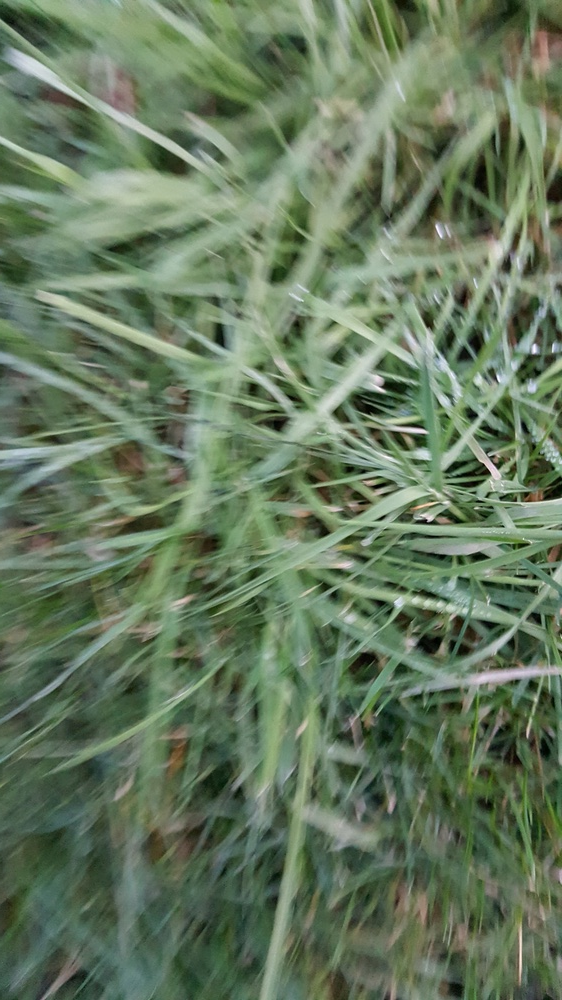
//> input picture RobotController/SensorLib/ArduCamDriver/TestPics/Grass1.jpg, 562 x 1000 px, shrunk from 2988 x 5312 before the run
$ ./GrassDetectionTests   (built with g++ and OpenCV 4)
//> lines starting //> are read from the running program, lines starting //| are printed output that depends on the picture; after the words box and inside, x2 and y2 are one past the last pixel; in counts of white or black regions, pixels touching at a corner belong together
### RobotController/SensorLib/GrassDetection.h
#pragma once
#include "SensorBase.h"
#include <vector>
#include "dirent.h"
#include <sstream>
#include <algorithm>
#include <iostream>
#include <fstream>

// Set HAS_OPENCV in SensorBase.h if you want to include this

#ifdef HAS_OPENCV
#include <raspicam/raspicam_cv.h>
#include <opencv2/opencv.hpp>
#include <opencv2/highgui/highgui.hpp>
#include <opencv2/core/core.hpp>
#include <opencv2/core/persistence.hpp>
#include "opencv2/imgproc/imgproc.hpp"

#define TRAINING_DIR "/usr/local/Robot/Detection"
#define TRAINING_FILE "/usr/local/Robot/Detection/trainedFiles.xml"
#define TRAINING_VOCAB "/usr/local/Robot/Detection/vocab.xml"
#define TRAINING_DICT_SIZE 500

class GrassDetection : public SensorBase
{
	public:
		GrassDetection(RobotLib *robotLib);
		device_type_t getDeviceType() override
		{
			return DEVICETYPE_SENSOR;
		}
		std::string getDeviceName() override
		{
			return "GrassSensor";
		}
		std::string getDeviceDescription() override
		{
			return "Grass Sensor using Raspicam";
		}
		sensors_type_t getSensorType() override
		{
			return SENSOR_TYPE_IMAGING;
		}
		bool getEvent(sensors_event_t *event) override;

	private:
		double grassThreshold;
		bool init();
		void getThreshold();
		SensorBase *imageSensor;
		bool initialized;
		std::vector<std::string> getImageFiles(std::string directory);
		bool needRetraining(std::vector<std::string> availableFiles);
		void writeTrainedFiles(std::vector<std::string> filesTrained);
		raspicam::RaspiCam_Cv camera;
};

#endif

### RobotController/GrassDetectionTests/GrassDetectionTests.h
#pragma once
#include "../../RobotLib/RobotLib.h"
#include "../SensorLib/SensorLib.h"
#include "../SensorLib/GrassDetection.h"

#include "opencv2/highgui/highgui_c.h"
#include "opencv2/imgproc/imgproc.hpp"
#include "opencv2/core/core.hpp"
#include "opencv2/calib3d/calib3d.hpp"
#include <iostream>
#include <vector>

### RobotController/GrassDetectionTests/GrassDetectionTests.cpp
#include "GrassDetectionTests.h"

double analysePctForRange(int lowerBound, int upperBound, cv::Mat inputImage)
{
	cv::Mat testImage;
	cv::inRange(inputImage, cv::Scalar(44, 90, 30), cv::Scalar(76, 255, 255), testImage);
	int num=cv::countNonZero(testImage);
	int total = testImage.rows*testImage.cols;
	double pct = static_cast<double>(num) / static_cast<double>(total) ;
	return pct;
}

cv::Mat convertHSV(std::string file)
{
	cv::Mat image = cv::imread(file);
	cv::Mat HSV;
	int dilation_size = 4;
	cv::blur(image, image, cv::Size(2, 2));
	cv::cvtColor(image, HSV, CV_BGR2HSV);
	return HSV;
}

double boundingCoverage(cv::Mat HSV)
{
	cv::Mat greenMask;
	cv::inRange(HSV, cv::Scalar(44, 90, 30), cv::Scalar(76, 255, 255),greenMask);
	cv::Mat obstacle;
	obstacle = 255 - greenMask;
	cv::morphologyEx(obstacle, obstacle, cv::MORPH_CLOSE, cv::getStructuringElement(cv::MORPH_RECT, cv::Size(5, 5)));
	std::vector<std::vector<cv::Point> > contours;
	cv::findContours(obstacle, contours, CV_RETR_EXTERNAL, CV_CHAIN_APPROX_SIMPLE);
	double pct = 0;
	int total = HSV.cols*HSV.rows;
	for (size_t i = 0; i < contours.size(); i++)
	{
		cv::Rect rr = cv::boundingRect(contours[i]);
		pct += static_cast<double>(rr.area()) / static_cast<double>(total) ;
	}
	return pct;
}

int main(int argc, char *argv[])
{
	cv::Mat HSV = convertHSV("/usr/local/Robot/Detection/Grass1.jpg");
//> in convertHSV, image is the input picture: 1000 rows x 562 cols, CV_8UC3; mean B, G, R 94.3, 120.6, 101.8
//> in convertHSV, `cv::cvtColor(image, HSV, CV_BGR2HSV);`: HSV: 1000 rows x 562 cols, CV_8UC3; mean H, S, V 53, 65, 121.3
	float pct = analysePctForRange(38, 106, HSV);
//> in analysePctForRange, `cv::inRange(inputImage, cv::Scalar(44, 90, 30), cv::Scalar(76, 255, 25..`:
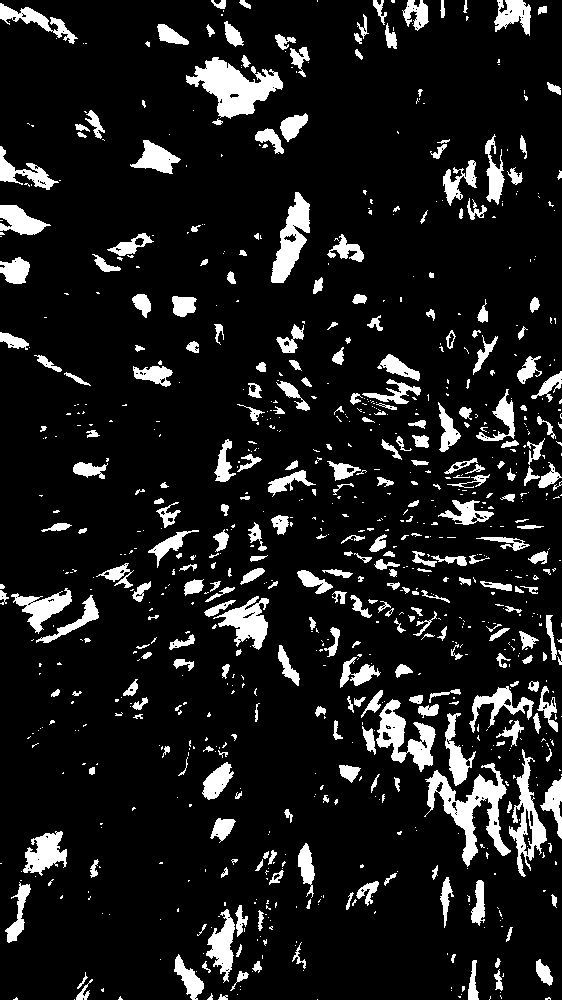
//> testImage: 1000 rows x 562 cols, CV_8UC1; 11.2% white; 888 white regions (576 under 20 px), largest, box (x1, y1, x2, y2) and area: (186, 57, 283, 119) 2890, (424, 763, 511, 867) 2850, (376, 699, 436, 772) 1828
//> in analysePctForRange, `int num=cv::countNonZero(testImage);`: num = 62695
//> in analysePctForRange, `double pct = static_cast<double>(num) / static_cast<double>(total) ;`: pct = 0.112
//> pct = 0.112
	float boundingArea = boundingCoverage(HSV);
//> in boundingCoverage, `cv::morphologyEx(obstacle, obstacle, cv::MORPH_CLOSE, cv::getStructuri..`: obstacle: 1000 rows x 562 cols, CV_8UC1; 92.7% white; 215 black regions (3 under 20 px)
//> in boundingCoverage, `cv::findContours(obstacle, contours, CV_RETR_EXTERNAL, CV_CHAIN_APPROX..`: contours = 4 contours, 3 with area under 20; largest, box (x1, y1, x2, y2) and area: (0, 0, 562, 1000) 556066
//> the loop in boundingCoverage, `for (size_t i = 0; i < contours.size(); i++)` made 4 passes
//> (rr, pct) on passes 1 to 4: (Rect(559, 801, 3, 16), 8.54e-05), (Rect(553, 798, 1, 2), 8.9e-05), (Rect(523, 10, 1, 5), 9.79e-05), (Rect(0, 0, 562, 1000), 1)
//> after the loop in boundingCoverage, `for (size_t i = 0; i < contours.size(); i++)`: pct = 1
//> boundingArea = 1
	std::cout << "Grass1.jpg: " << pct << "\n";
//| Grass1.jpg: 0.111557
	std::cout << "Bounding Area " << boundingArea << "\n";
//| Bounding Area 1.0001

	HSV = convertHSV("/usr/local/Robot/Detection/Grass2.jpg");
//> call 2 of convertHSV, with file = "/usr/local/Robot/Detection/Grass2.jpg"
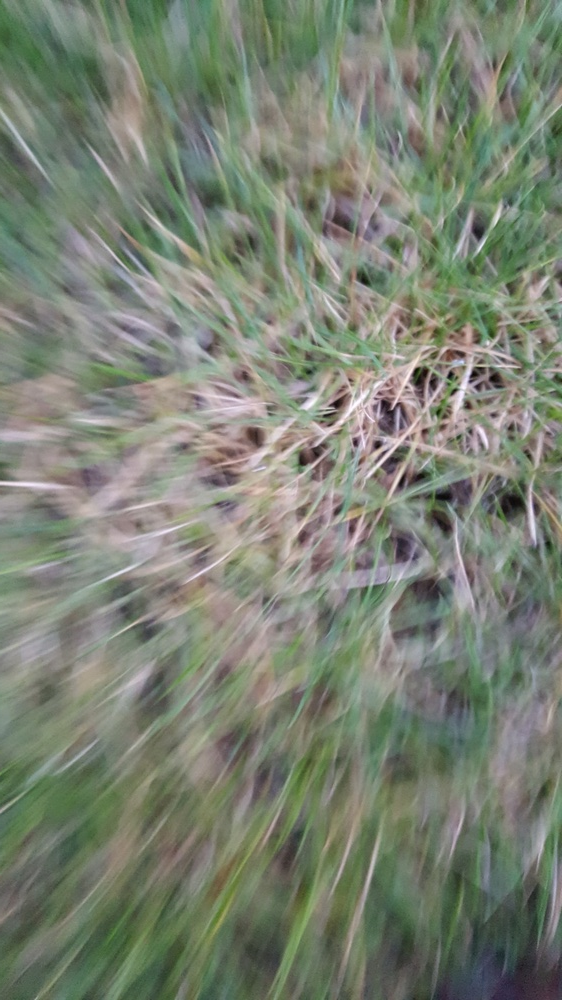
//> input picture RobotController/SensorLib/ArduCamDriver/TestPics/Grass2.jpg, 562 x 1000 px, shrunk from 2988 x 5312 before the run
//> in convertHSV, image is the input picture: 1000 rows x 562 cols, CV_8UC3; mean B, G, R 114.5, 129.5, 122.4
//> in convertHSV (call 2), `cv::cvtColor(image, HSV, CV_BGR2HSV);`: HSV: 1000 rows x 562 cols, CV_8UC3; mean H, S, V 54.8, 39.8, 132.8
	pct = analysePctForRange(38, 106, HSV);
//> in analysePctForRange (call 2), `cv::inRange(inputImage, cv::Scalar(44, 90, 30), cv::Scalar(76, 255, 25..`: testImage: 1000 rows x 562 cols, CV_8UC1; 2% white; 206 white regions (136 under 20 px), largest, box (x1, y1, x2, y2) and area: (95, 903, 144, 966) 1196, (146, 910, 186, 1000) 1100, (0, 13, 44, 71) 787
//> pct = 0.0203
	std::cout << "Grass2.jpg: " << pct << "\n";
//| Grass2.jpg: 0.0202829
	boundingArea = boundingCoverage(HSV);
//> in boundingCoverage (call 2), `cv::morphologyEx(obstacle, obstacle, cv::MORPH_CLOSE, cv::getStructuri..`: obstacle: 1000 rows x 562 cols, CV_8UC1; 98.8% white; 45 black regions
//> in boundingCoverage (call 2), `cv::findContours(obstacle, contours, CV_RETR_EXTERNAL, CV_CHAIN_APPROX..`: contours = 1 contour; box (x1, y1, x2, y2) and area: (0, 0, 562, 1000) 559606
//> the loop in boundingCoverage (call 2), `for (size_t i = 0; i < contours.size(); i++)` made 1 pass
	std::cout << "Bounding Area " << boundingArea << "\n";
//| Bounding Area 1

	HSV = convertHSV("/usr/local/Robot/Detection/Grass3.jpg");
//> call 3 of convertHSV, with file = "/usr/local/Robot/Detection/Grass3.jpg"
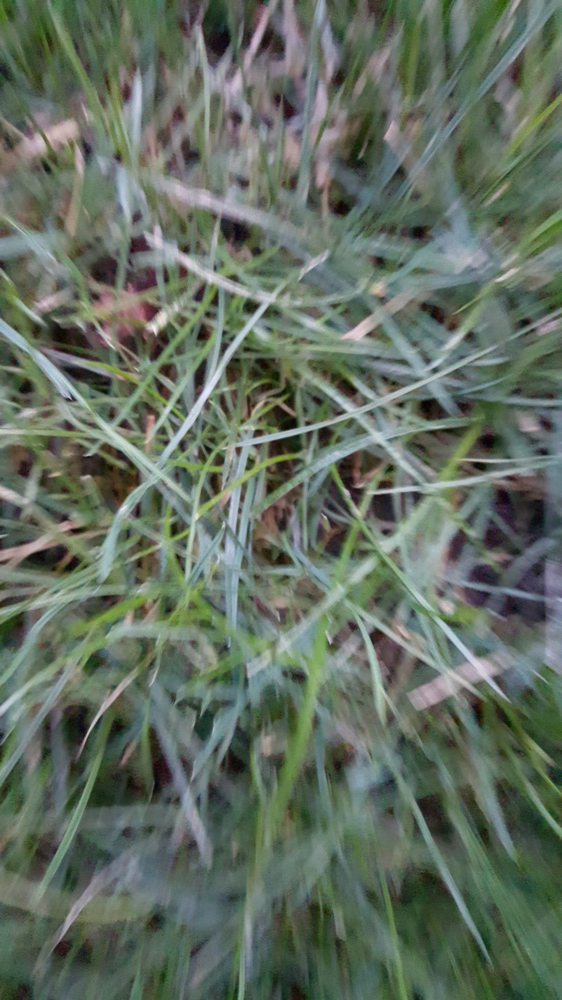
//> input picture RobotController/SensorLib/ArduCamDriver/TestPics/Grass3.jpg, 562 x 1000 px, shrunk from 2988 x 5312 before the run
//> in convertHSV, image is the input picture: 1000 rows x 562 cols, CV_8UC3; mean B, G, R 96.7, 110, 98.1
//> in convertHSV (call 3), `cv::cvtColor(image, HSV, CV_BGR2HSV);`: HSV: 1000 rows x 562 cols, CV_8UC3; mean H, S, V 65.2, 51.6, 112.8
	pct = analysePctForRange(38, 106, HSV);
//> in analysePctForRange (call 3), `cv::inRange(inputImage, cv::Scalar(44, 90, 30), cv::Scalar(76, 255, 25..`: testImage: 1000 rows x 562 cols, CV_8UC1; 5.7% white; 569 white regions (390 under 20 px), largest, box (x1, y1, x2, y2) and area: (462, 933, 560, 1000) 2028, (272, 679, 313, 825) 1751, (401, 881, 446, 952) 1387
//> pct = 0.0567
	std::cout << "Grass3.jpg: " << pct << "\n";
//| Grass3.jpg: 0.0567313
	boundingArea = boundingCoverage(HSV);
//> in boundingCoverage (call 3), `cv::morphologyEx(obstacle, obstacle, cv::MORPH_CLOSE, cv::getStructuri..`: obstacle: 1000 rows x 562 cols, CV_8UC1; 96.2% white; 109 black regions (3 under 20 px)
//> in boundingCoverage (call 3), `cv::findContours(obstacle, contours, CV_RETR_EXTERNAL, CV_CHAIN_APPROX..`: contours = 4 contours; box (x1, y1, x2, y2) and area: (0, 0, 562, 1000) 550380, (498, 981, 508, 1000) 83, (0, 987, 8, 1000) 58, (559, 897, 562, 912) 28
	std::cout << "Bounding Area " << boundingArea << "\n";
//| Bounding Area 1.0006

	HSV = convertHSV("/usr/local/Robot/Detection/NonGrass/Gravel-Non-Grass.jpg");
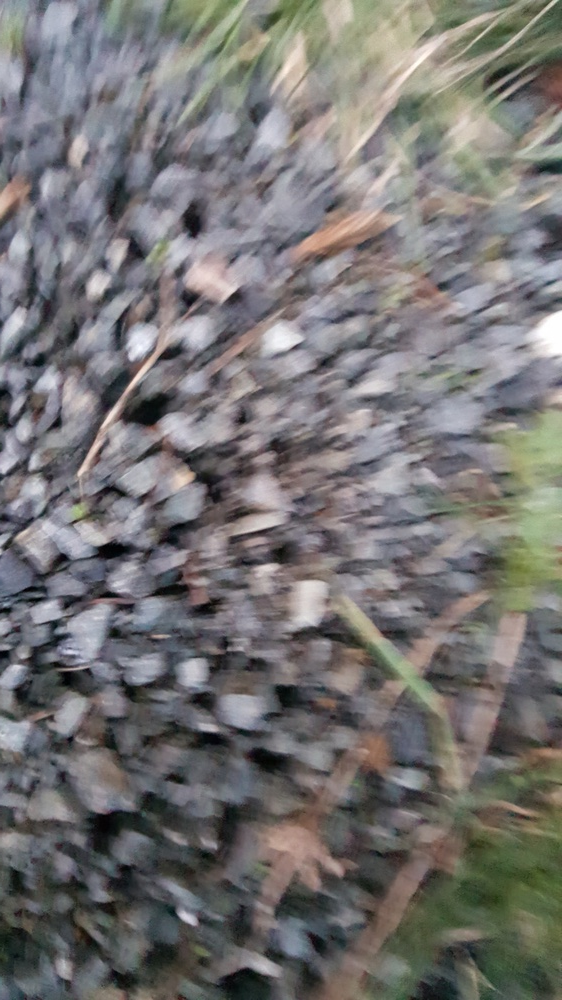
//> input picture RobotController/SensorLib/ArduCamDriver/TestPics/Gravel-Non-Grass.jpg, 562 x 1000 px, shrunk from 2988 x 5312 before the run
//> in convertHSV, image is the input picture: 1000 rows x 562 cols, CV_8UC3; mean B, G, R 115.1, 115.7, 117.5
//> in convertHSV (call 4), `cv::cvtColor(image, HSV, CV_BGR2HSV);`: HSV: 1000 rows x 562 cols, CV_8UC3; mean H, S, V 86.9, 30.3, 123.6
	pct = analysePctForRange(38, 106, HSV);
//> in analysePctForRange (call 4), `cv::inRange(inputImage, cv::Scalar(44, 90, 30), cv::Scalar(76, 255, 25..`: testImage: 1000 rows x 562 cols, CV_8UC1; 0.4% white; 43 white regions (35 under 20 px), largest, box (x1, y1, x2, y2) and area: (458, 850, 521, 918) 1542, (437, 905, 462, 927) 216, (550, 874, 562, 889) 140
//> pct = 0.00397
	std::cout << "Gravel-Non-Grass.jpg: " << pct << "\n";
//| Gravel-Non-Grass.jpg: 0.00397153
	boundingArea = boundingCoverage(HSV);
//> in boundingCoverage (call 4), `cv::morphologyEx(obstacle, obstacle, cv::MORPH_CLOSE, cv::getStructuri..`:
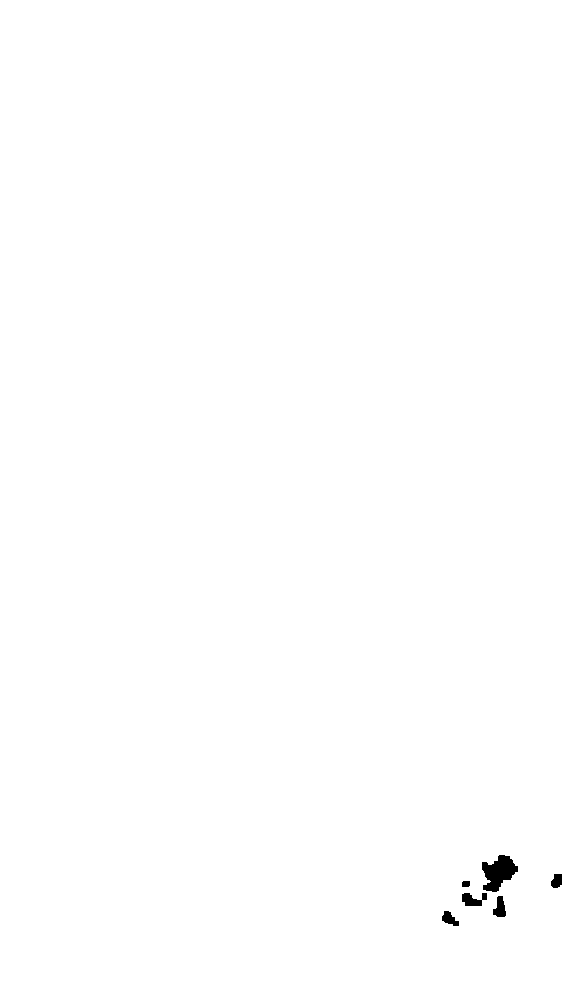
//> obstacle: 1000 rows x 562 cols, CV_8UC1; 99.7% white; 6 black regions
//> in boundingCoverage (call 4), `cv::findContours(obstacle, contours, CV_RETR_EXTERNAL, CV_CHAIN_APPROX..`: contours = 1 contour; box (x1, y1, x2, y2) and area: (0, 0, 562, 1000) 560304
//> the loop in boundingCoverage (call 4), `for (size_t i = 0; i < contours.size(); i++)` made 1 pass
//> after the loop in boundingCoverage (call 4), `for (size_t i = 0; i < contours.size(); i++)`: pct = 1
	std::cout << "Bounding Area " << boundingArea << "\n";
//| Bounding Area 1

	HSV = convertHSV("/usr/local/Robot/Detection/NonGrass/Gravel-Non-Grass2.jpg");
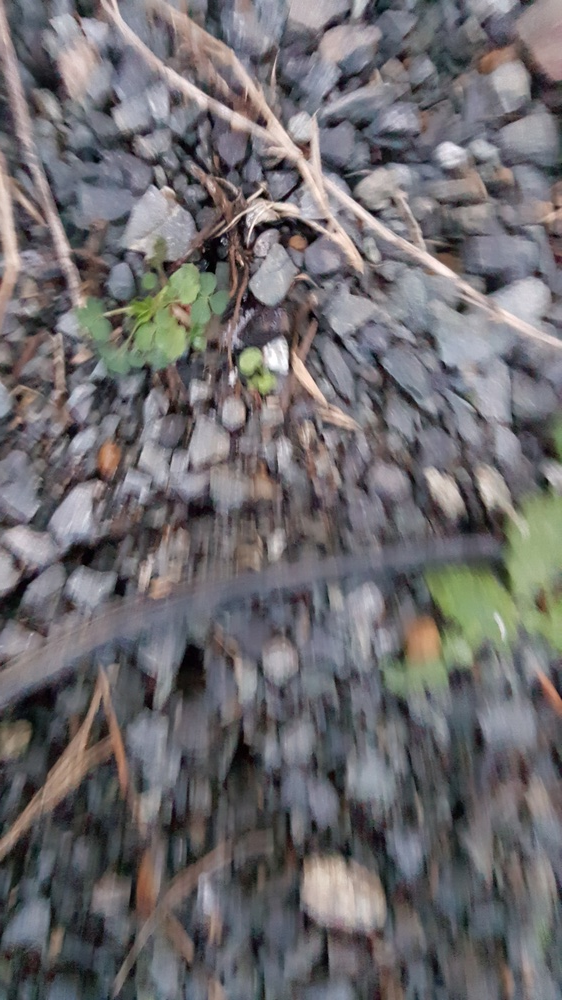
//> input picture RobotController/SensorLib/ArduCamDriver/TestPics/Gravel-Non-Grass2.jpg, 562 x 1000 px, shrunk from 2988 x 5312 before the run
//> in convertHSV, image is the input picture: 1000 rows x 562 cols, CV_8UC3; mean B, G, R 110.3, 107.8, 110.4
//> in convertHSV (call 5), `cv::cvtColor(image, HSV, CV_BGR2HSV);`: HSV: 1000 rows x 562 cols, CV_8UC3; mean H, S, V 97.5, 31.7, 117.4
	pct = analysePctForRange(38, 106, HSV);
//> in analysePctForRange (call 5), `cv::inRange(inputImage, cv::Scalar(44, 90, 30), cv::Scalar(76, 255, 25..`: testImage: 1000 rows x 562 cols, CV_8UC1; 0.06% white; 20 white regions (15 under 20 px), largest, box (x1, y1, x2, y2) and area: (191, 325, 200, 340) 79, (452, 609, 466, 628) 72, (138, 325, 150, 332) 36, (558, 446, 562, 454) 24, (443, 576, 451, 580) 20
//> pct = 0.000575
	std::cout << "Gravel-Non-Grass2.jpg: " << pct << "\n";
//| Gravel-Non-Grass2.jpg: 0.000574733
	boundingArea = boundingCoverage(HSV);
//> in boundingCoverage (call 5), `cv::morphologyEx(obstacle, obstacle, cv::MORPH_CLOSE, cv::getStructuri..`: obstacle: 1000 rows x 562 cols, CV_8UC1; 100% white; 1 black region
//> in boundingCoverage (call 5), `cv::findContours(obstacle, contours, CV_RETR_EXTERNAL, CV_CHAIN_APPROX..`: contours = 1 contour; box (x1, y1, x2, y2) and area: (0, 0, 562, 1000) 560439
	std::cout << "Bounding Area " << boundingArea << "\n";
//| Bounding Area 1

	HSV = convertHSV("/usr/local/Robot/Detection/NonGrass/Stone-Non-Grass.jpg");
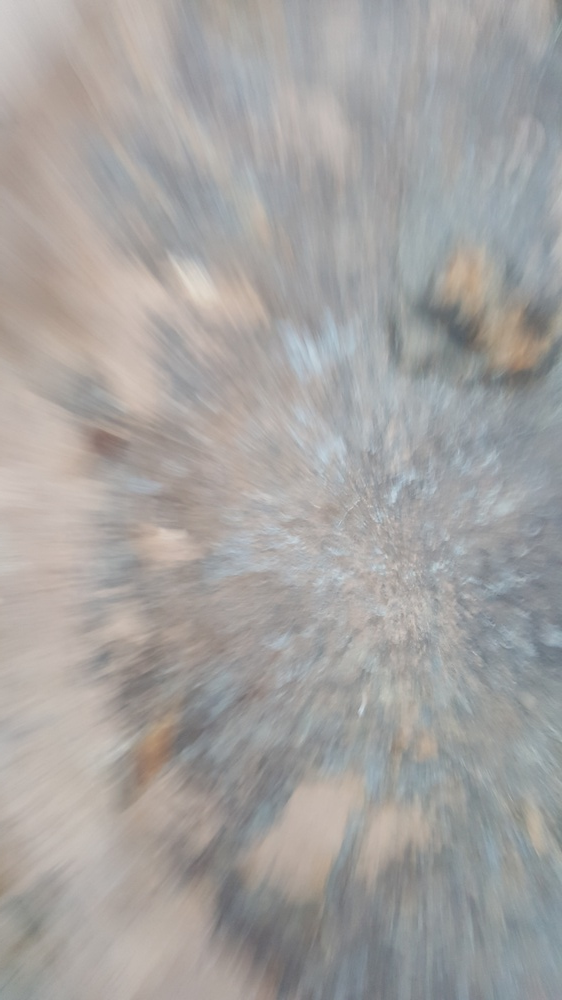
//> input picture RobotController/SensorLib/ArduCamDriver/TestPics/Stone-Non-Grass.jpg, 562 x 1000 px, shrunk from 2988 x 5312 before the run
//> in convertHSV, image is the input picture: 1000 rows x 562 cols, CV_8UC3; mean B, G, R 160.4, 162.3, 164.8
//> in convertHSV (call 6), `cv::cvtColor(image, HSV, CV_BGR2HSV);`: HSV: 1000 rows x 562 cols, CV_8UC3; mean H, S, V 50.9, 16.2, 168.4
	pct = analysePctForRange(38, 106, HSV);
//> in analysePctForRange (call 6), `cv::inRange(inputImage, cv::Scalar(44, 90, 30), cv::Scalar(76, 255, 25..`: testImage: 1000 rows x 562 cols, CV_8UC1; every value is 0
//> pct = 0
	std::cout << "Stone-Non-Grass.jpg: " << pct << "\n";
//| Stone-Non-Grass.jpg: 0
	boundingArea = boundingCoverage(HSV);
//> in boundingCoverage (call 6), `obstacle = 255 - greenMask;`: obstacle: 1000 rows x 562 cols, CV_8UC1; every value is 255
	std::cout << "Bounding Area " << boundingArea << "\n";
//| Bounding Area 1

	HSV = convertHSV("/usr/local/Robot/Detection/NonGrass/Stone-Non-Grass2.jpg");
//> Stone-Non-Grass2.jpg cannot be read in this run, so this picture is empty
//> (the run ends here: the program stops with an error, at `cv::blur(image, image, cv::Size(2, 2));`)
